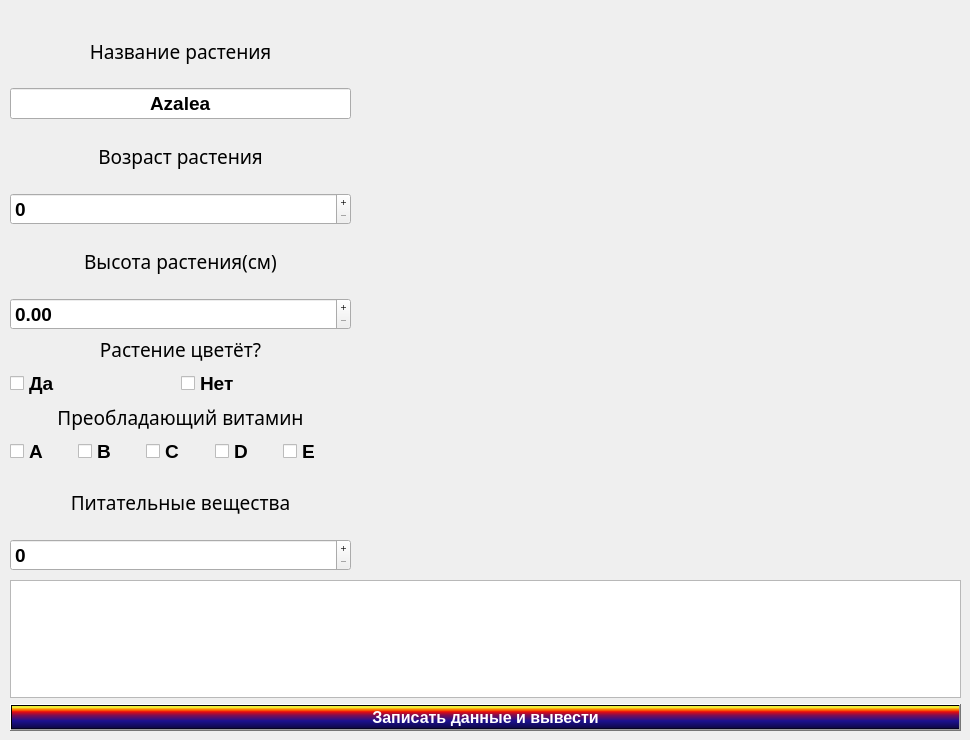
    <widget class="QWidget" name="page_2">
     <widget class="QWidget" name="verticalLayoutWidget_9">
      <property name="geometry">
       <rect>
        <x>10</x>
        <y>20</y>
        <width>341</width>
        <height>551</height>
       </rect>
      </property>
      <layout class="QVBoxLayout" name="verticalLayout_9" stretch="0,0,0,0,0,0">
       <property name="spacing">
        <number>6</number>
       </property>
       <property name="leftMargin">
        <number>0</number>
       </property>
       <item>
        <layout class="QVBoxLayout" name="verticalLayout_10">
         <item>
          <widget class="QLabel" name="label_8">
           <property name="font">
            <font>
             <family>Waree</family>
             <pointsize>14</pointsize>
             <bold>false</bold>
            </font>
           </property>
           <property name="text">
            <string>Название растения</string>
           </property>
           <property name="alignment">
            <set>Qt::AlignCenter</set>
           </property>
          </widget>
         </item>
         <item>
          <widget class="QLineEdit" name="nameEdit_2">
           <property name="font">
            <font>
             <pointsize>14</pointsize>
             <bold>true</bold>
            </font>
           </property>
           <property name="text">
            <string>Azalea</string>
           </property>
           <property name="alignment">
            <set>Qt::AlignCenter</set>
           </property>
           <property name="readOnly">
            <bool>true</bool>
           </property>
          </widget>
         </item>
        </layout>
       </item>
       <item>
        <layout class="QVBoxLayout" name="verticalLayout_11">
         <item>
          <widget class="QLabel" name="label_9">
           <property name="font">
            <font>
             <family>Waree</family>
             <pointsize>14</pointsize>
             <bold>false</bold>
            </font>
           </property>
           <property name="text">
            <string>Возраст растения</string>
           </property>
           <property name="alignment">
            <set>Qt::AlignCenter</set>
           </property>
          </widget>
         </item>
         <item>
          <widget class="QSpinBox" name="ageBox_2">
           <property name="font">
            <font>
             <pointsize>14</pointsize>
             <bold>true</bold>
            </font>
           </property>
           <property name="buttonSymbols">
            <enum>QAbstractSpinBox::PlusMinus</enum>
           </property>
           <property name="maximum">
            <number>9999</number>
           </property>
          </widget>
         </item>
        </layout>
       </item>
       <item>
        <layout class="QVBoxLayout" name="verticalLayout_12">
         <item>
          <widget class="QLabel" name="label_10">
           <property name="font">
            <font>
             <family>Waree</family>
             <pointsize>14</pointsize>
             <bold>false</bold>
            </font>
           </property>
           <property name="text">
            <string>Высота растения(см)</string>
           </property>
           <property name="alignment">
            <set>Qt::AlignCenter</set>
           </property>
          </widget>
         </item>
         <item>
          <widget class="QDoubleSpinBox" name="heightBox_2">
           <property name="font">
            <font>
             <pointsize>14</pointsize>
             <bold>true</bold>
            </font>
           </property>
           <property name="buttonSymbols">
            <enum>QAbstractSpinBox::PlusMinus</enum>
           </property>
           <property name="maximum">
            <double>99999.990000000005239</double>
           </property>
          </widget>
         </item>
        </layout>
       </item>
       <item>
        <layout class="QVBoxLayout" name="verticalLayout_13">
         <item>
          <widget class="QLabel" name="label_11">
           <property name="sizePolicy">
            <sizepolicy hsizetype="Preferred" vsizetype="Fixed">
             <horstretch>0</horstretch>
             <verstretch>0</verstretch>
            </sizepolicy>
           </property>
           <property name="font">
            <font>
             <family>Waree</family>
             <pointsize>14</pointsize>
             <bold>false</bold>
            </font>
           </property>
           <property name="text">
            <string>Растение цветёт?</string>
           </property>
           <property name="alignment">
            <set>Qt::AlignCenter</set>
           </property>
          </widget>
         </item>
         <item>
          <layout class="QHBoxLayout" name="horizontalLayout_3">
           <property name="spacing">
            <number>0</number>
           </property>
           <property name="sizeConstraint">
            <enum>QLayout::SetDefaultConstraint</enum>
           </property>
           <item>
            <widget class="QCheckBox" name="yesBox_2">
             <property name="sizePolicy">
              <sizepolicy hsizetype="Minimum" vsizetype="Fixed">
               <horstretch>0</horstretch>
               <verstretch>0</verstretch>
              </sizepolicy>
             </property>
             <property name="font">
              <font>
               <pointsize>14</pointsize>
               <bold>true</bold>
              </font>
             </property>
             <property name="text">
              <string>Да</string>
             </property>
             <attribute name="buttonGroup">
              <string notr="true">buttonGroup_4</string>
             </attribute>
            </widget>
           </item>
           <item>
            <widget class="QCheckBox" name="noBox_2">
             <property name="sizePolicy">
              <sizepolicy hsizetype="Preferred" vsizetype="Fixed">
               <horstretch>0</horstretch>
               <verstretch>0</verstretch>
              </sizepolicy>
             </property>
             <property name="font">
              <font>
               <pointsize>14</pointsize>
               <bold>true</bold>
              </font>
             </property>
             <property name="text">
              <string>Нет</string>
             </property>
             <attribute name="buttonGroup">
              <string notr="true">buttonGroup_4</string>
             </attribute>
            </widget>
           </item>
          </layout>
         </item>
        </layout>
       </item>
       <item>
        <layout class="QVBoxLayout" name="verticalLayout_14">
         <item>
          <widget class="QLabel" name="label_12">
           <property name="sizePolicy">
            <sizepolicy hsizetype="Preferred" vsizetype="Fixed">
             <horstretch>0</horstretch>
             <verstretch>0</verstretch>
            </sizepolicy>
           </property>
           <property name="font">
            <font>
             <family>Waree</family>
             <pointsize>14</pointsize>
             <bold>false</bold>
            </font>
           </property>
           <property name="text">
            <string>Преобладающий витамин</string>
           </property>
           <property name="alignment">
            <set>Qt::AlignCenter</set>
           </property>
          </widget>
         </item>
         <item>
          <layout class="QHBoxLayout" name="horizontalLayout_4">
           <property name="spacing">
            <number>0</number>
           </property>
           <property name="sizeConstraint">
            <enum>QLayout::SetDefaultConstraint</enum>
           </property>
           <item>
            <widget class="QCheckBox" name="aBox_2">
             <property name="sizePolicy">
              <sizepolicy hsizetype="Minimum" vsizetype="Fixed">
               <horstretch>0</horstretch>
               <verstretch>0</verstretch>
              </sizepolicy>
             </property>
             <property name="font">
              <font>
               <pointsize>14</pointsize>
               <bold>true</bold>
              </font>
             </property>
             <property name="text">
              <string>A</string>
             </property>
             <attribute name="buttonGroup">
              <string notr="true">buttonGroup_3</string>
             </attribute>
            </widget>
           </item>
           <item>
            <widget class="QCheckBox" name="bBox_2">
             <property name="sizePolicy">
              <sizepolicy hsizetype="Minimum" vsizetype="Fixed">
               <horstretch>0</horstretch>
               <verstretch>0</verstretch>
              </sizepolicy>
             </property>
             <property name="font">
              <font>
               <pointsize>14</pointsize>
               <bold>true</bold>
              </font>
             </property>
             <property name="text">
              <string>B</string>
             </property>
             <attribute name="buttonGroup">
              <string notr="true">buttonGroup_3</string>
             </attribute>
            </widget>
           </item>
           <item>
            <widget class="QCheckBox" name="cBox_2">
             <property name="sizePolicy">
              <sizepolicy hsizetype="Minimum" vsizetype="Fixed">
               <horstretch>0</horstretch>
               <verstretch>0</verstretch>
              </sizepolicy>
             </property>
             <property name="font">
              <font>
               <pointsize>14</pointsize>
               <bold>true</bold>
              </font>
             </property>
             <property name="text">
              <string>C</string>
             </property>
             <attribute name="buttonGroup">
              <string notr="true">buttonGroup_3</string>
             </attribute>
            </widget>
           </item>
           <item>
            <widget class="QCheckBox" name="dBox_2">
             <property name="sizePolicy">
              <sizepolicy hsizetype="Preferred" vsizetype="Fixed">
               <horstretch>0</horstretch>
               <verstretch>0</verstretch>
              </sizepolicy>
             </property>
             <property name="font">
              <font>
               <pointsize>14</pointsize>
               <bold>true</bold>
              </font>
             </property>
             <property name="text">
              <string>D</string>
             </property>
             <attribute name="buttonGroup">
              <string notr="true">buttonGroup_3</string>
             </attribute>
            </widget>
           </item>
           <item>
            <widget class="QCheckBox" name="eBox_2">
             <property name="sizePolicy">
              <sizepolicy hsizetype="Preferred" vsizetype="Fixed">
               <horstretch>0</horstretch>
               <verstretch>0</verstretch>
              </sizepolicy>
             </property>
             <property name="font">
              <font>
               <pointsize>14</pointsize>
               <bold>true</bold>
              </font>
             </property>
             <property name="text">
              <string>E</string>
             </property>
             <attribute name="buttonGroup">
              <string notr="true">buttonGroup_3</string>
             </attribute>
            </widget>
           </item>
          </layout>
         </item>
        </layout>
       </item>
       <item>
        <layout class="QVBoxLayout" name="verticalLayout_15">
         <item>
          <widget class="QLabel" name="label_13">
           <property name="font">
            <font>
             <family>Waree</family>
             <pointsize>14</pointsize>
             <bold>false</bold>
            </font>
           </property>
           <property name="text">
            <string>Питательные вещества</string>
           </property>
           <property name="alignment">
            <set>Qt::AlignCenter</set>
           </property>
          </widget>
         </item>
         <item>
          <widget class="QSpinBox" name="nutrientsBox_2">
           <property name="font">
            <font>
             <pointsize>14</pointsize>
             <bold>true</bold>
            </font>
           </property>
           <property name="buttonSymbols">
            <enum>QAbstractSpinBox::PlusMinus</enum>
           </property>
           <property name="maximum">
            <number>9999</number>
           </property>
          </widget>
         </item>
        </layout>
       </item>
      </layout>
     </widget>
     <widget class="QPushButton" name="nextButton_2">
      <property name="geometry">
       <rect>
        <x>860</x>
        <y>520</y>
        <width>101</width>
        <height>41</height>
       </rect>
      </property>
      <property name="text">
       <string/>
      </property>
      <property name="icon">
       <iconset resource="res.qrc">
        <normaloff>:/new/image/plant/next.png</normaloff>:/new/image/plant/next.png</iconset>
      </property>
      <property name="iconSize">
       <size>
        <width>100</width>
        <height>80</height>
       </size>
      </property>
      <property name="flat">
       <bool>true</bool>
      </property>
     </widget>
     <widget class="QWidget" name="verticalLayoutWidget_10">
      <property name="geometry">
       <rect>
        <x>10</x>
        <y>580</y>
        <width>951</width>
        <height>151</height>
       </rect>
      </property>
      <layout class="QVBoxLayout" name="verticalLayout_16">
       <item>
        <widget class="QTextEdit" name="textEdit_2"/>
       </item>
       <item>
        <widget class="QPushButton" name="pushInputButton_2">
         <property name="font">
          <font>
           <pointsize>12</pointsize>
           <bold>true</bold>
          </font>
         </property>
         <property name="styleSheet">
          <string notr="true">background-color: qlineargradient(spread:pad, x1:0, y1:1, x2:0, y2:0, stop:0 rgba(0, 0, 0, 255), stop:0.05 rgba(14, 8, 73, 255), stop:0.36 rgba(28, 17, 145, 255), stop:0.6 rgba(126, 14, 81, 255), stop:0.75 rgba(234, 11, 11, 255), stop:0.79 rgba(244, 70, 5, 255), stop:0.86 rgba(255, 136, 0, 255), stop:0.935 rgba(239, 236, 55, 255));
color: rgb(255, 255, 255);</string>
         </property>
         <property name="text">
          <string>Записать данные и вывести</string>
         </property>
        </widget>
       </item>
      </layout>
     </widget>
     <widget class="QLabel" name="label_14">
      <property name="geometry">
       <rect>
        <x>550</x>
        <y>20</y>
        <width>411</width>
        <height>481</height>
       </rect>
      </property>
      <property name="autoFillBackground">
       <bool>false</bool>
      </property>
      <property name="styleSheet">
       <string notr="true">border-image: url(:/new/image/plant/azalea.jpg);</string>
      </property>
      <property name="frameShape">
       <enum>QFrame::NoFrame</enum>
      </property>
      <property name="frameShadow">
       <enum>QFrame::Sunken</enum>
      </property>
      <property name="lineWidth">
       <number>0</number>
      </property>
      <property name="midLineWidth">
       <number>0</number>
      </property>
      <property name="text">
       <string/>
      </property>
      <property name="scaledContents">
       <bool>false</bool>
      </property>
     </widget>
    </widget>
